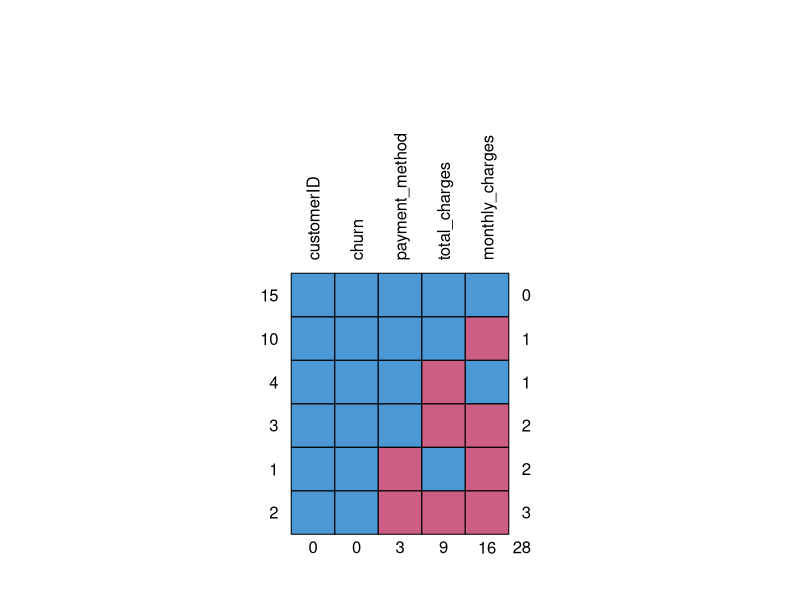
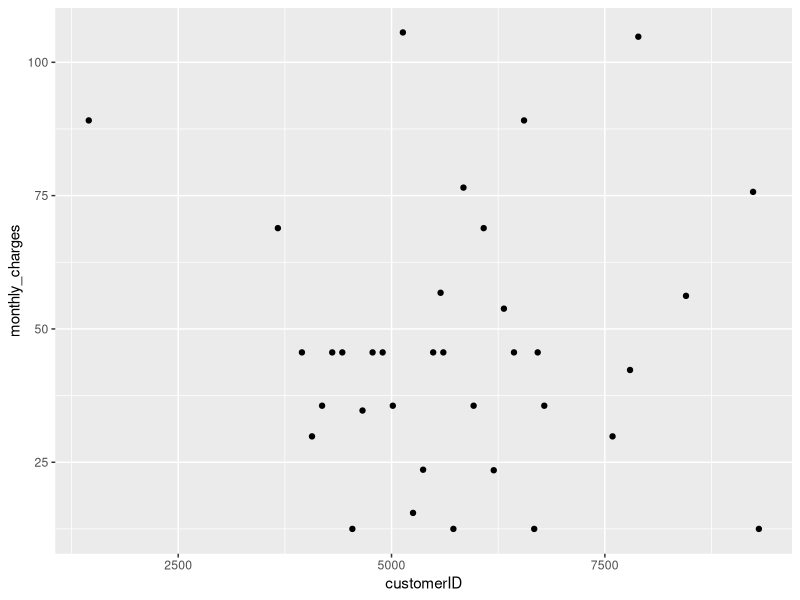

Recreate these plots in R, in order.
## ---- chunk 1
knitr::opts_chunk$set(echo = TRUE, fig.align = 'center')
library(tidyverse)
## ---- chunk 2
# load in the data
comms_data <- read_csv("data/telecom_data.csv")

# total_charges seems to come through as character, change to numeric
comms_data <- comms_data %>% 
              mutate(total_charges = as.numeric(total_charges))

comms_data %>%
  head(10)
## ---- chunk 3
# We will be using mice library in r
library(mice)
## ---- chunk 4
md.pattern(comms_data, rotate.names = TRUE)
## ---- chunk 5
# lets do the simulations
imputed_data <- mice(comms_data, m=5, maxit = 50, method = 'pmm')

summary(imputed_data)
## ---- chunk 6
imputed_data$imp$monthly_charges
## ---- chunk 7
imputed_data$imp$total_charges
## ---- chunk 8
# get complete data (3rd out of 5)
complete_data <- complete(imputed_data,3)

# plot 
ggplot(complete_data, aes(customerID, monthly_charges)) + geom_point()
## ---- chunk 9
fit <- with(imputed_data, lm(total_charges ~ monthly_charges))
summary(pool(fit))

